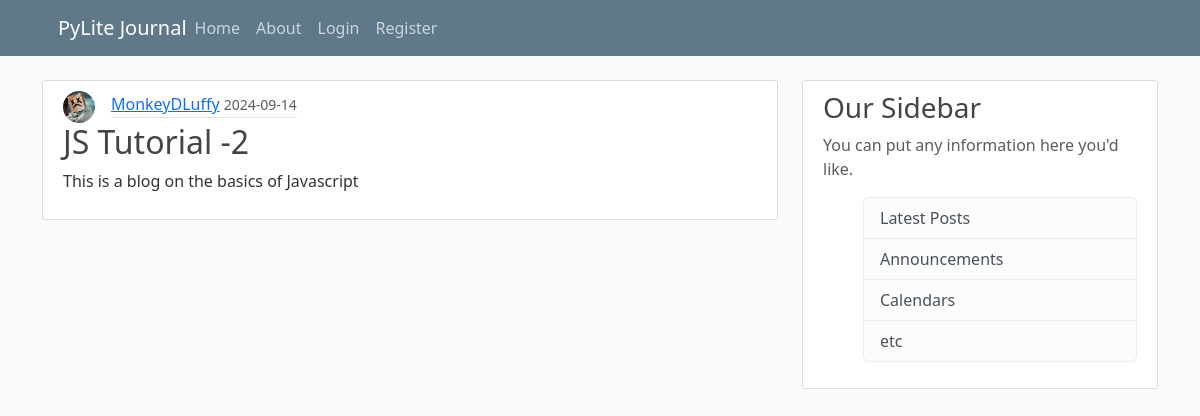
/post/1, run on the app's committed database.
### flask_blog/models.py (models this page shows, shortened)
class User(db.Model, UserMixin):
  id = db.Column(db.Integer, primary_key=True)
  username = db.Column(db.String(20), unique=True, nullable=False)
  email = db.Column(db.String(120), unique=True, nullable=False)
  image_file = db.Column(db.String(20), nullable=False, default='default.jpg')
  password = db.Column(db.String(60), nullable=False)
  posts = db.relationship('Post', backref='author', lazy=True)

class Post(db.Model):
  id = db.Column(db.Integer, primary_key=True)
  title = db.Column(db.String(100), nullable=False)
  date = db.Column(db.DateTime, nullable=False, default=datetime.now)
  content = db.Column(db.Text, nullable=False)
  user_id = db.Column(db.Integer, db.ForeignKey('user.id'), nullable=False)

### flask_blog/routes.py (the view)
@app.route('/post/<int:post_id>', methods=['GET', 'POST'])
def post(post_id):
  post = Post.query.get_or_404(post_id)
  return render_template('post.html', title=post.title, post=post)

### flask_blog/templates/post.html (shortened to what this page needs)
{% extends "layout.html" %}
{% block content %}
  <article class="media content-section">
    <div class="media-body">
      <div style="display: flex; align-items: center;">
        <img class="rounded-circle article-img"
          src="{{ url_for('static', filename='profile_pictures/' + post.author.image_file) }}" alt=""
          style="width: 2rem; height: 2rem;">
        <div class="article-metadata">
          <a class="mr-2" href="#">{{ post.author.username }}</a>
          <small class="text-muted">{{ post.date.strftime('%Y-%m-%d') }}</small>
        </div>
      </div>
      <h2 class="article-title">{{ post.title }}</h2>
      <p class="article-content">{{ post.content }}</p>
    </div>
  </article>
{% endblock content %}

### flask_blog/static/main.css (style rules this page uses)
body { background: #fafafa; color: #333333; margin-top: 5rem; }
h1, h2, h3, h4, h5, h6 { color: #444444; }
.content-section { background: #ffffff; padding: 10px 20px; border: 1px solid #dddddd; border-radius: 3px; margin-bottom: 20px; }
.article-title { color: #444444; }
.article-content { white-space: pre-line; }
.article-img { height: 65px; width: 65px; margin-right: 16px; }
.article-metadata { padding-bottom: 1px; margin-bottom: 4px; border-bottom: 1px solid #e3e3e3 }

### data on the page
User: image_file (picture), author.username "MonkeyDLuffy"
Post: date "2024-09-14", title "JS Tutorial -2", content "This is a blog on the basics of Javascript"
